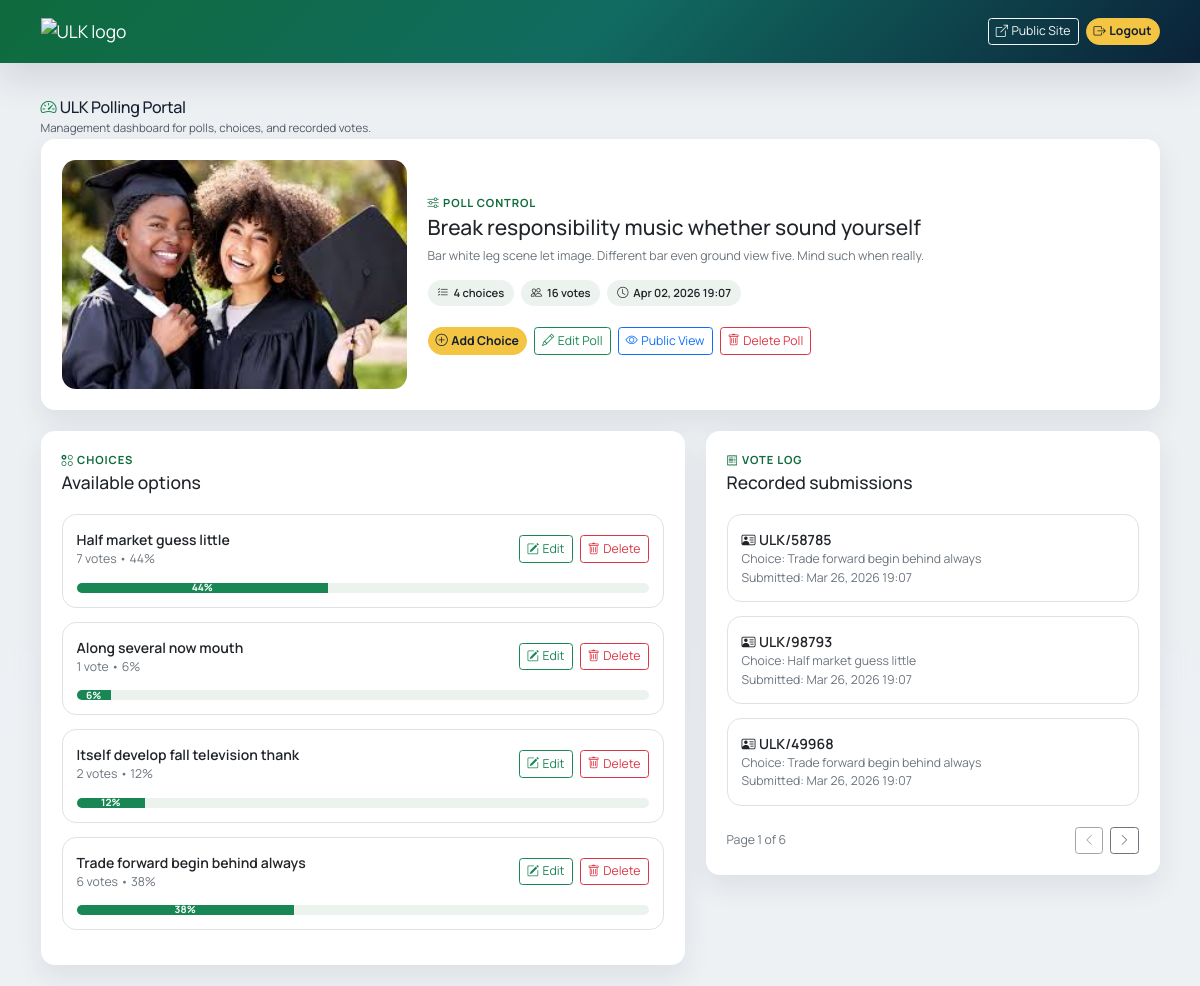
The page /portal/polls/17/ (signed in) on the database its author committed.
### polls/models.py (models this page shows, shortened)
class Poll(models.Model):
    title = models.CharField(max_length=200)
    description = models.TextField()
    cover_image = models.FileField(upload_to="poll_covers/", blank=True)
    start_date = models.DateTimeField(default=timezone.now)
    end_date = models.DateTimeField()
    is_published = models.BooleanField(default=True)
    created_at = models.DateTimeField(auto_now_add=True)
    updated_at = models.DateTimeField(auto_now=True)
    class Meta:
        ordering = ["-created_at"]
    @property
    def cover_image_src(self):
        if not self.cover_image:
            return ""
        cover_name = str(self.cover_image)
        if cover_name.startswith(("http://", "https://")):
            return cover_name
        try:
            return self.cover_image.url
        except ValueError:
            return cover_name
    @property
    def total_votes(self):
        return self.votes.count()

class Choice(models.Model):
    poll = models.ForeignKey(Poll, on_delete=models.CASCADE, related_name="choices")
    text = models.CharField(max_length=255)
    votes = models.PositiveIntegerField(default=0)
    created_at = models.DateTimeField(auto_now_add=True)
    class Meta:
        ordering = ["created_at"]
        unique_together = ("poll", "text")

class Vote(models.Model):
    poll = models.ForeignKey(Poll, on_delete=models.CASCADE, related_name="votes")
    choice = models.ForeignKey(Choice, on_delete=models.CASCADE, related_name="ballots")
    roll_number = models.CharField(max_length=50)
    voted_at = models.DateTimeField(auto_now_add=True)
    class Meta:
        ordering = ["-voted_at"]
        constraints = [
            models.UniqueConstraint(fields=["poll", "roll_number"], name="unique_poll_roll_number")
        ]

### polls/views.py (the view)
# urls.py: path("portal/polls/<int:pk>/", views.admin_poll_detail_view, name="admin-poll-detail"),
@superuser_required
def admin_poll_detail_view(request, pk):
    poll = get_object_or_404(Poll.objects.prefetch_related("choices", "votes"), pk=pk)
    vote_queryset = Vote.objects.filter(poll=poll).select_related("choice").order_by("-voted_at")
    vote_paginator = Paginator(vote_queryset, 3)
    votes = vote_paginator.get_page(request.GET.get("vote_page"))
    return render(
        request,
        "polls_admin/poll_detail.html",
        {
            "poll": poll,
            "votes": votes,
            "total_votes_safe": poll.total_votes or 1,
        },
    )

### polls/views.py (called while the page is built)
def superuser_required(view_func):
    return user_passes_test(
        lambda user: user.is_authenticated and user.is_active and user.is_superuser,
        login_url="polls:admin-login",
    )(view_func)

### templates/polls_admin/poll_detail.html (shortened to what this page needs)
{% extends "polls_admin/base.html" %}
{% block content %}
<section class="portal-card card mb-4">
    <div class="card-body p-4">
        <div class="row g-4 align-items-center">
            <div class="col-lg-4">
                <img
                    src="{% if poll.cover_image %}{{ poll.cover_image_src }}{% else %}https://ulk.ac.rw/wp-content/uploads/2012/05/May-Intake-2026-scaled.jpg{% endif %}"
                    alt="{{ poll.title }}"
                    class="img-fluid rounded-4 w-100"
                    style="max-height: 230px; object-fit: cover;"
                >
            </div>
            <div class="col-lg-8">
                <p class="section-tag mb-1"><i class="bi bi-sliders me-1"></i>Poll Control</p>
                <h1 class="h4 mb-2">{{ poll.title }}</h1>
                <p class="text-secondary small-copy">{{ poll.description }}</p>
                <div class="d-flex flex-wrap gap-2 mb-4">
                    <span class="compact-badge"><i class="bi bi-list-check"></i>{{ poll.choices.count }} choice{{ poll.choices.count|pluralize }}</span>
                    <span class="compact-badge"><i class="bi bi-people"></i>{{ poll.total_votes }} vote{{ poll.total_votes|pluralize }}</span>
                    <span class="compact-badge"><i class="bi bi-clock"></i>{{ poll.end_date|date:"M d, Y H:i" }}</span>
                </div>
                <div class="d-flex flex-wrap gap-2">
                    <a class="btn btn-ulk btn-sm" href="{% url 'polls:admin-choice-create' poll.pk %}"><i class="bi bi-plus-circle me-1"></i>Add Choice</a>
                    <a class="btn btn-outline-success btn-sm" href="{% url 'polls:admin-poll-update' poll.pk %}"><i class="bi bi-pencil me-1"></i>Edit Poll</a>
                    <a class="btn btn-outline-primary btn-sm" href="{% url 'polls:poll-detail' poll.pk %}"><i class="bi bi-eye me-1"></i>Public View</a>
                    <form method="post" action="{% url 'polls:admin-poll-delete' poll.pk %}" onsubmit="return confirm('Delete this poll and all related data?');">
                        <button class="btn btn-outline-danger btn-sm" type="submit"><i class="bi bi-trash me-1"></i>Delete Poll</button>
                    </form>
                </div>
            </div>
        </div>
    </div>
</section>
<div class="row g-4">
    <div class="col-lg-7">
        <div class="portal-card card">
            <div class="card-body p-4">
                <p class="section-tag mb-1"><i class="bi bi-ui-radios-grid me-1"></i>Choices</p>
                <h2 class="h5 mb-4">Available options</h2>
                {% for choice in poll.choices.all %}
                    {% widthratio choice.votes total_votes_safe 100 as choice_percent %}
                    <div class="border rounded-4 p-3 mb-3">
                        <div class="d-flex justify-content-between align-items-center gap-3">
                            <div>
                                <div class="fw-semibold">{{ choice.text }}</div>
                                <div class="small text-secondary">{{ choice.votes }} vote{{ choice.votes|pluralize }} • {{ choice_percent }}%</div>
                            </div>
                            <div class="d-flex gap-2">
                                <a class="btn btn-sm btn-outline-success" href="{% url 'polls:admin-choice-update' choice.pk %}"><i class="bi bi-pencil-square me-1"></i>Edit</a>
                                <form method="post" action="{% url 'polls:admin-choice-delete' choice.pk %}" onsubmit="return confirm('Delete this choice?');">
                                    <button class="btn btn-sm btn-outline-danger" type="submit"><i class="bi bi-trash me-1"></i>Delete</button>
                                </form>
                            </div>
                        </div>
                        <div class="progress mt-3" style="height: 10px;">
                            <div class="progress-bar bg-success" style="width: {% widthratio choice.votes total_votes_safe 100 %}%">{{ choice_percent }}%</div>
                        </div>
                    </div>
                {% empty %}
                    <p class="text-secondary small-copy mb-0">No options have been added to this poll yet.</p>
                {% endfor %}
            </div>
        </div>
    </div>
    <div class="col-lg-5">
        <div class="portal-card card">
            <div class="card-body p-4">
                <p class="section-tag mb-1"><i class="bi bi-receipt me-1"></i>Vote Log</p>
                <h2 class="h5 mb-4">Recorded submissions</h2>
                {% for vote in votes %}
                    <div class="border rounded-4 p-3 mb-3">
                        <div class="fw-semibold"><i class="bi bi-person-vcard me-1"></i>{{ vote.roll_number }}</div>
                        <div class="small text-secondary">Choice: {{ vote.choice.text }}</div>
                        <div class="small text-secondary">Submitted: {{ vote.voted_at|date:"M d, Y H:i" }}</div>
                    </div>
                {% empty %}
                    <p class="text-secondary small-copy mb-0">No submissions have been recorded yet.</p>
                {% endfor %}
                {% if votes.paginator.num_pages > 1 %}
                    <div class="d-flex justify-content-between align-items-center pt-2">
                        <span class="small text-secondary">Page {{ votes.number }} of {{ votes.paginator.num_pages }}</span>
                        <div class="d-flex gap-2">
                            {% if votes.has_previous %}
                                <a class="btn btn-sm btn-outline-secondary" href="?vote_page={{ votes.previous_page_number }}"><i class="bi bi-chevron-left"></i></a>
                            {% else %}
                                <button class="btn btn-sm btn-outline-secondary" type="button" disabled><i class="bi bi-chevron-left"></i></button>
                            {% endif %}
                            {% if votes.has_next %}
                                <a class="btn btn-sm btn-outline-secondary" href="?vote_page={{ votes.next_page_number }}"><i class="bi bi-chevron-right"></i></a>
                            {% else %}
                                <button class="btn btn-sm btn-outline-secondary" type="button" disabled><i class="bi bi-chevron-right"></i></button>
                            {% endif %}
                        </div>
                    </div>
                {% endif %}
            </div>
        </div>
    </div>
</div>
{% endblock %}

### templates/polls_admin/base.html (style rules this page uses)
:root { --ulk-green: #0f6b3c; --ulk-gold: #f4c542; --ulk-blue: #0b2239; }
html { font-size: 14px; }
body { background: linear-gradient(rgba(11, 34, 57, 0.88), rgba(11, 34, 57, 0.8)), url("https://ulk.ac.rw/wp-content/uploads/2012/05/May-Intake-2026-scaled.jpg") center/cover fixed; min-height: 100vh; color: #162132; font-family: "Manrope", sans-serif; }
.portal-card { border: 0; border-radius: 1rem; box-shadow: 0 0.9rem 2rem rgba(15, 23, 42, 0.08); }
.btn-ulk { background: var(--ulk-gold); border-color: var(--ulk-gold); color: #132031; font-weight: 700; border-radius: 999px; }
.section-tag { font-size: 0.8rem; letter-spacing: 0.08em; text-transform: uppercase; color: var(--ulk-green); font-weight: 700; }
.small-copy { font-size: 0.88rem; }
.compact-badge { display: inline-flex; align-items: center; gap: 0.35rem; padding: 0.35rem 0.7rem; border-radius: 999px; background: rgba(15, 107, 60, 0.08); font-size: 0.8rem; font-weight: 600; }
.progress { border-radius: 999px; overflow: hidden; background-color: rgba(15, 107, 60, 0.08); }
.progress-bar { font-size: 0.72rem; font-weight: 700; }

### rows shown on the page
Poll: cover_image (picture), title "Break responsibility music whether sound yourself", description "Bar white leg scene let image. Different bar even ground view five. Mind such when really.", choices.count "4", total_votes "16", end_date "Apr 02, 2026 19:07"
Choice: text "Half market guess little", votes "7", choice_percent "44"
Choice: text "Along several now mouth", votes "1", choice_percent "6"
Choice: text "Itself develop fall television thank", votes "2", choice_percent "12"
Choice: text "Trade forward begin behind always", votes "6", choice_percent "38"
Vote: roll_number "ULK/58785", choice.text "Trade forward begin behind always", voted_at "Mar 26, 2026 19:07"
Vote: roll_number "ULK/98793", choice.text "Half market guess little", voted_at "Mar 26, 2026 19:07"
Vote: roll_number "ULK/49968", choice.text "Trade forward begin behind always", voted_at "Mar 26, 2026 19:07"

### other values the page prints
{{ votes.number }} "1"
{{ votes.paginator.num_pages }} "6"
